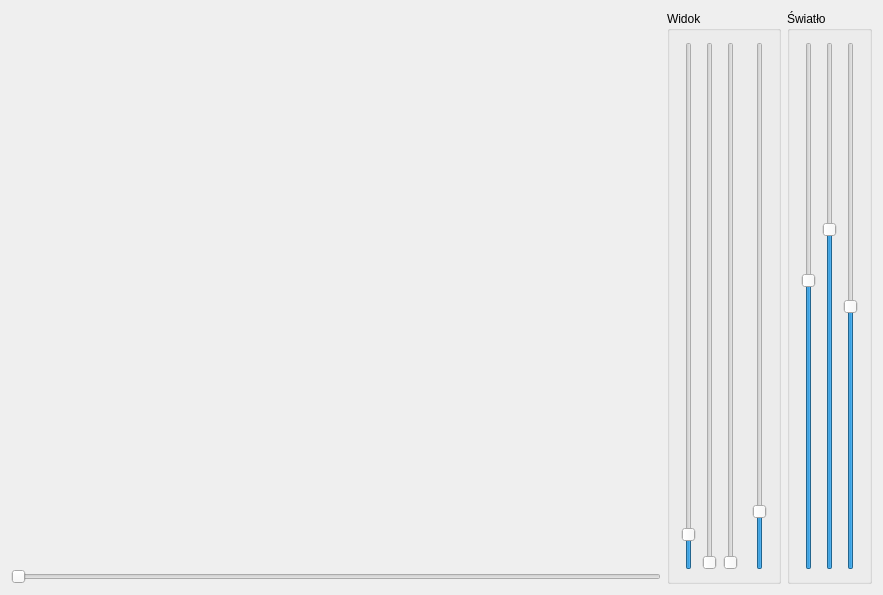
<?xml version="1.0" encoding="UTF-8"?>
<ui version="4.0">
 <class>MainWindow</class>
 <widget class="QMainWindow" name="MainWindow">
  <property name="geometry">
   <rect>
    <x>0</x>
    <y>0</y>
    <width>883</width>
    <height>595</height>
   </rect>
  </property>
  <property name="windowTitle">
   <string>MainWindow</string>
  </property>
  <widget class="QWidget" name="centralWidget">
   <layout class="QGridLayout" name="gridLayout">
    <item row="0" column="0">
     <widget class="WidgetOpenGL" name="widgetOpenGL" native="true">
      <property name="minimumSize">
       <size>
        <width>200</width>
        <height>200</height>
       </size>
      </property>
     </widget>
    </item>
    <item row="1" column="0">
     <widget class="QSlider" name="horizontalSlider_Slider">
      <property name="maximum">
       <number>10000</number>
      </property>
      <property name="orientation">
       <enum>Qt::Horizontal</enum>
      </property>
     </widget>
    </item>
    <item row="0" column="5" rowspan="2">
     <widget class="QGroupBox" name="groupBoxView">
      <property name="sizePolicy">
       <sizepolicy hsizetype="Maximum" vsizetype="Preferred">
        <horstretch>0</horstretch>
        <verstretch>0</verstretch>
       </sizepolicy>
      </property>
      <property name="title">
       <string>Widok</string>
      </property>
      <layout class="QHBoxLayout" name="horizontalLayout">
       <item>
        <widget class="QSlider" name="verticalSliderRotX">
         <property name="maximum">
          <number>3600</number>
         </property>
         <property name="value">
          <number>200</number>
         </property>
         <property name="orientation">
          <enum>Qt::Vertical</enum>
         </property>
        </widget>
       </item>
       <item>
        <widget class="QSlider" name="verticalSliderRotZ">
         <property name="maximum">
          <number>3600</number>
         </property>
         <property name="orientation">
          <enum>Qt::Vertical</enum>
         </property>
        </widget>
       </item>
       <item>
        <widget class="QSlider" name="verticalSliderRotY">
         <property name="maximum">
          <number>3600</number>
         </property>
         <property name="orientation">
          <enum>Qt::Vertical</enum>
         </property>
        </widget>
       </item>
       <item>
        <spacer name="horizontalSpacer">
         <property name="orientation">
          <enum>Qt::Horizontal</enum>
         </property>
         <property name="sizeType">
          <enum>QSizePolicy::Fixed</enum>
         </property>
         <property name="sizeHint" stdset="0">
          <size>
           <width>8</width>
           <height>20</height>
          </size>
         </property>
        </spacer>
       </item>
       <item>
        <widget class="QSlider" name="verticalSliderZoom">
         <property name="maximum">
          <number>1000</number>
         </property>
         <property name="value">
          <number>100</number>
         </property>
         <property name="orientation">
          <enum>Qt::Vertical</enum>
         </property>
        </widget>
       </item>
      </layout>
     </widget>
    </item>
    <item row="0" column="6" rowspan="2">
     <widget class="QGroupBox" name="groupBoxLight">
      <property name="sizePolicy">
       <sizepolicy hsizetype="Maximum" vsizetype="Preferred">
        <horstretch>0</horstretch>
        <verstretch>0</verstretch>
       </sizepolicy>
      </property>
      <property name="title">
       <string>Światło</string>
      </property>
      <layout class="QHBoxLayout" name="horizontalLayout_2">
       <item>
        <widget class="QSlider" name="verticalSliderLightX">
         <property name="minimum">
          <number>-100</number>
         </property>
         <property name="maximum">
          <number>100</number>
         </property>
         <property name="value">
          <number>10</number>
         </property>
         <property name="orientation">
          <enum>Qt::Vertical</enum>
         </property>
        </widget>
       </item>
       <item>
        <widget class="QSlider" name="verticalSliderLightY">
         <property name="minimum">
          <number>-100</number>
         </property>
         <property name="maximum">
          <number>100</number>
         </property>
         <property name="value">
          <number>30</number>
         </property>
         <property name="orientation">
          <enum>Qt::Vertical</enum>
         </property>
        </widget>
       </item>
       <item>
        <widget class="QSlider" name="verticalSliderLightZ">
         <property name="minimum">
          <number>-100</number>
         </property>
         <property name="maximum">
          <number>100</number>
         </property>
         <property name="orientation">
          <enum>Qt::Vertical</enum>
         </property>
        </widget>
       </item>
      </layout>
     </widget>
    </item>
   </layout>
  </widget>
 </widget>
 <layoutdefault spacing="6" margin="11"/>
 <customwidgets>
  <customwidget>
   <class>WidgetOpenGL</class>
   <extends>QWidget</extends>
   <header location="global">widgetopengl.h</header>
   <container>1</container>
   <slots>
    <slot>v_transform()</slot>
   </slots>
  </customwidget>
 </customwidgets>
 <resources/>
 <connections/>
</ui>
